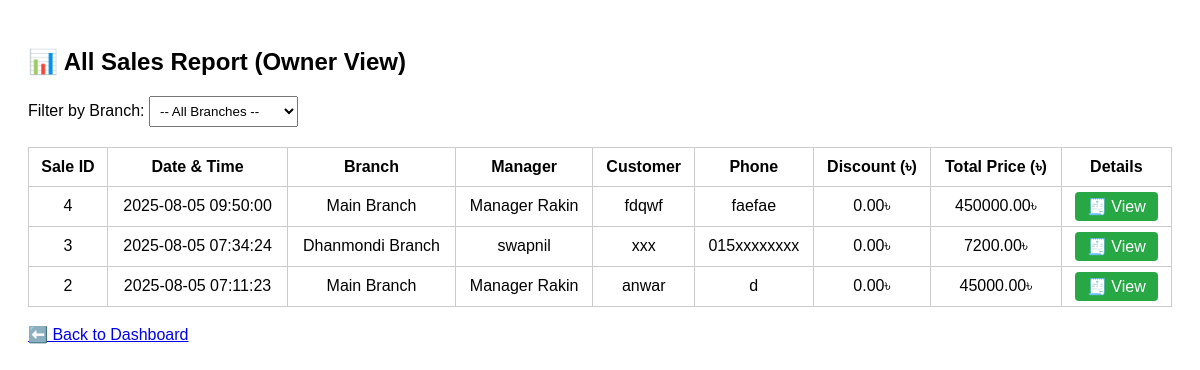
Page /owner_sales_report.php (signed in) on the committed database.
### tables this page shows
CREATE TABLE `sale` (
  `sale_id` int(11) NOT NULL,
  `employee_id` int(11) DEFAULT NULL,
  `product_id` int(11) DEFAULT NULL,
  `manager_id` int(11) DEFAULT NULL,
  `branch_id` int(11) DEFAULT NULL,
  `customer_id` int(11) DEFAULT NULL,
  `sale_time` datetime DEFAULT NULL,
  `quantity` int(11) DEFAULT 1,
  `discount_applied` decimal(5,2) DEFAULT 0.00,
  `total_price` decimal(10,2) DEFAULT NULL
);

CREATE TABLE `branch` (
  `branch_id` int(11) NOT NULL,
  `branch_name` varchar(100) DEFAULT NULL,
  `location` varchar(200) DEFAULT NULL,
  `contact_number` varchar(20) DEFAULT NULL,
  `open_time` time DEFAULT NULL,
  `close_time` time DEFAULT NULL,
  `owner_id` int(11) DEFAULT NULL
);

CREATE TABLE `manager` (
  `manager_id` int(11) NOT NULL,
  `name` varchar(100) DEFAULT NULL,
  `email` varchar(100) DEFAULT NULL,
  `password` varchar(100) DEFAULT NULL,
  `phone` varchar(20) DEFAULT NULL,
  `hire_date` date DEFAULT NULL,
  `branch_id` int(11) DEFAULT NULL,
  `total_sales` int(11) DEFAULT 0
);

CREATE TABLE `customer` (
  `customer_id` int(11) NOT NULL,
  `name` varchar(100) DEFAULT NULL,
  `address` varchar(255) DEFAULT NULL,
  `phone` varchar(20) DEFAULT NULL
);

### owner_sales_report.php (the view, shortened to what this page needs)
<?php
require_once("db.php");
$query = "
SELECT
    s.sale_id, s.sale_time, s.total_price, s.discount_applied,
    c.name AS customer_name, c.phone AS customer_phone,
    m.name AS manager_name,
    b.branch_name
FROM sale s
JOIN customer c ON s.customer_id = c.customer_id
JOIN manager m ON s.manager_id = m.manager_id
JOIN branch b ON s.branch_id = b.branch_id
";
$query .= " ORDER BY s.sale_time DESC";
$sales = $conn->query($query);
?>
<!DOCTYPE html>
<html>
<head>
</head>
<body>
<h2>📊 All Sales Report (Owner View)</h2>
<form method="GET">
    <label>Filter by Branch:</label>
    <select name="branch_id" onchange="this.form.submit()">
        <option value="0">-- All Branches --</option>
    </select>
</form>
<table>
    <thead>
        <tr>
            <th>Sale ID</th>
            <th>Date & Time</th>
            <th>Branch</th>
            <th>Manager</th>
            <th>Customer</th>
            <th>Phone</th>
            <th>Discount (৳)</th>
            <th>Total Price (৳)</th>
            <th>Details</th>
        </tr>
    </thead>
    <tbody>
        <?php if ($sales->num_rows > 0): ?>
            <?php while($row = $sales->fetch_assoc()): ?>
                <tr>
                    <td><?= $row['sale_id'] ?></td>
                    <td><?= $row['sale_time'] ?></td>
                    <td><?= $row['branch_name'] ?></td>
                    <td><?= $row['manager_name'] ?></td>
                    <td><?= $row['customer_name'] ?></td>
                    <td><?= $row['customer_phone'] ?></td>
                    <td><?= $row['discount_applied'] ?>৳</td>
                    <td><?= $row['total_price'] ?>৳</td>
                    <td><a href="view_invoice.php?sale_id=<?= $row['sale_id'] ?>" class="btn">🧾 View</a></td>
                </tr>
            <?php endwhile; ?>
        <?php else: ?>
            <tr><td colspan="9">❌ No sales found for this branch.</td></tr>
        <?php endif; ?>
    </tbody>
</table>
<br><a href="owner_dashboard.php">⬅️ Back to Dashboard</a>
</body>
</html>

### owner_sales_report.php (style rules this page uses)
body { font-family: Arial; padding: 20px; }
table { width: 100%; border-collapse: collapse; margin-top: 20px; }
th, td { border: 1px solid #ccc; padding: 10px; text-align: center; }
select, button { padding: 6px; margin-right: 10px; }
.btn { padding: 6px 12px; background: #28a745; color: white; text-decoration: none; border-radius: 4px; }

### rows in the picture
sale: sale_id "4", sale_time "2025-08-05 09:50:00", branch.branch_name "Main Branch", manager.name "Manager Rakin", customer.name "fdqwf", customer.phone "faefae", discount_applied "0.00", total_price "450000.00"
sale: sale_id "3", sale_time "2025-08-05 07:34:24", branch.branch_name "Dhanmondi Branch", manager.name "swapnil", customer.name "xxx", customer.phone "015xxxxxxxx", discount_applied "0.00", total_price "7200.00"
sale: sale_id "2", sale_time "2025-08-05 07:11:23", branch.branch_name "Main Branch", manager.name "Manager Rakin", customer.name "anwar", customer.phone "d", discount_applied "0.00", total_price "45000.00"
